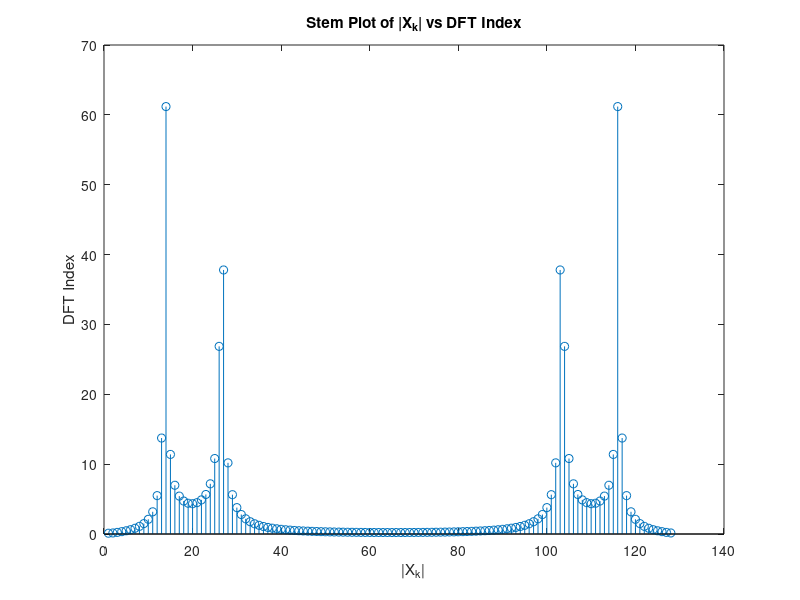

This figure's MATLAB source:
load X
N = 128;
T = 1/10000;
k = 0:127;
X = abs(X);
figure;
stem(X)
title('Stem Plot of |X_k| vs DFT Index')
xlabel('|X_k|')
ylabel('DFT Index')
[Xk, K] = sort(abs(X), 'descend');

f =@(k) (2*pi)*k/(N*T*2*pi);
k1 = K(1)-1
f1 = f(k1)

k2 = K(3)-1
f2 = f(k2)

f =@(k) (2*pi)*(k-N)/(N*T*2*pi);
k3 = K(2)-1
f3 =f(k3)

k4 = K(4)-1
f4 =f(k4)
